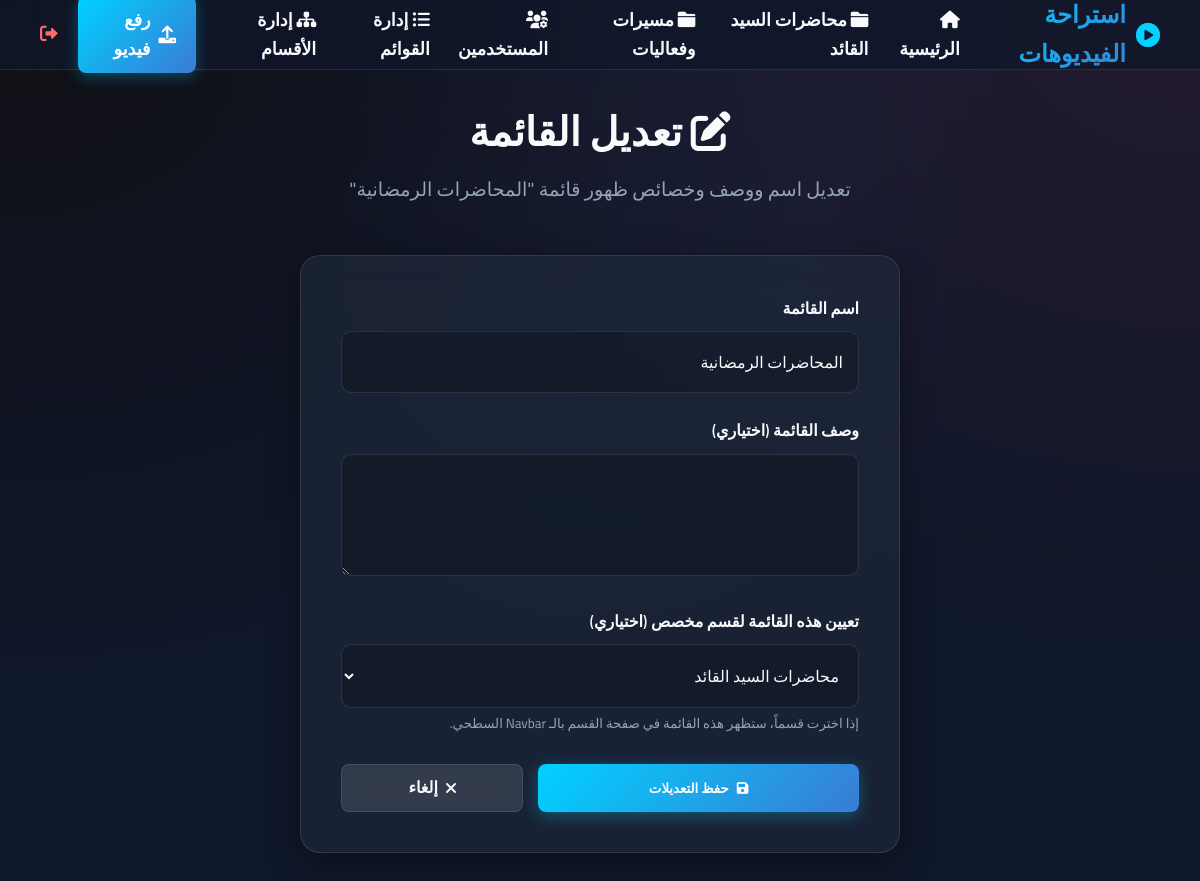
The app's page /edit_playlist/2 (signed in) with its own data.
### models.py (models this page shows, shortened)
class CustomPage(db.Model):
    id = db.Column(db.Integer, primary_key=True)
    name = db.Column(db.String(100), nullable=False)
    slug = db.Column(db.String(100), nullable=False, unique=True)
    description = db.Column(db.Text, nullable=True)
    created_at = db.Column(db.DateTime, default=datetime.utcnow)
    playlists = db.relationship('Playlist', backref='custom_page', lazy=True)

class Playlist(db.Model):
    id = db.Column(db.Integer, primary_key=True)
    name = db.Column(db.String(100), nullable=False)
    description = db.Column(db.Text, nullable=True)
    show_in_lectures = db.Column(db.Boolean, default=False)
    created_at = db.Column(db.DateTime, default=datetime.utcnow)
    page_id = db.Column(db.Integer, db.ForeignKey('custom_page.id'), nullable=True)
    videos = db.relationship('Video', secondary=playlist_video, lazy='subquery',
        backref=db.backref('playlists', lazy=True))

### app.py (the view, shortened to what this page needs)
@app.route('/edit_playlist/<int:playlist_id>', methods=['GET', 'POST'])
@admin_required
def edit_playlist(playlist_id):
    playlist = Playlist.query.get_or_404(playlist_id)
    pages = CustomPage.query.all()
    return render_template('edit_playlist.html', playlist=playlist, pages=pages)

### app.py (called while the page is built)
def admin_required(f):
    @wraps(f)
    def decorated_function(*args, **kwargs):
        if not session.get('is_admin'):
            flash('يجب تسجيل الدخول كمسؤول للوصول إلى هذه الصفحة.', 'error')
            return redirect(url_for('login'))
        return f(*args, **kwargs)
    return decorated_function

@app.context_processor
def inject_globals():
    try:
        pages = CustomPage.query.order_by(CustomPage.created_at.asc()).all()
        return dict(custom_pages=pages, is_admin=session.get('is_admin', False))
    except:
        return dict(custom_pages=[], is_admin=False)

### templates/edit_playlist.html (shortened to what this page needs)
{% extends "layout.html" %}
{% block content %}
<div class="search-section">
    <h1 class="page-title"><i class="fas fa-edit"></i> تعديل القائمة</h1>
    <p class="page-subtitle">تعديل اسم ووصف وخصائص ظهور قائمة "{{ playlist.name }}"</p>
</div>
<div class="upload-container" style="margin-bottom: 50px;">
    <div class="upload-card">
        <form action="{{ url_for('edit_playlist', playlist_id=playlist.id) }}" method="POST">
            <div class="form-group">
                <label for="name">اسم القائمة</label>
                <input type="text" class="form-control" id="name" name="name" value="{{ playlist.name }}" required>
            </div>
            <div class="form-group">
                <label for="description">وصف القائمة (اختياري)</label>
                <textarea class="form-control" id="description" name="description" rows="3">{{ playlist.description }}</textarea>
            </div>
            <div class="form-group" style="margin-top: 15px;">
                <label for="page_id">تعيين هذه القائمة لقسم مخصص (اختياري)</label>
                <select name="page_id" id="page_id" class="form-control">
                    {% for p in pages %}
                    <option value="{{ p.id }}" {% if playlist.page_id == p.id %}selected{% endif %}>{{ p.name }}</option>
                    {% endfor %}
                </select>
                <small style="color: var(--text-muted); display: block; margin-top: 5px;">إذا اخترت قسماً، ستظهر هذه القائمة في صفحة القسم بالـ Navbar السطحي.</small>
            </div>
            <div style="display: flex; gap: 15px; margin-top: 30px;">
                <button type="submit" class="btn-primary" style="flex: 2;"><i class="fas fa-save"></i> حفظ التعديلات</button>
                <a href="{{ url_for('view_playlist', playlist_id=playlist.id) }}" class="btn-secondary" style="flex: 1; text-align: center;"><i class="fas fa-times"></i> إلغاء</a>
            </div>
        </form>
    </div>
</div>
{% endblock %}

### templates/layout.html (shortened to what this page needs)
<!DOCTYPE html>
<html lang="ar" dir="rtl">
<head>
    <link rel="stylesheet" href="{{ url_for('static', filename='css/style.css') }}">
    <link href="https://cdnjs.cloudflare.com/ajax/libs/font-awesome/6.0.0/css/all.min.css" rel="stylesheet">
</head>
<body>
    <nav class="navbar">
        <div class="nav-container">
            <a href="{{ url_for('index') }}" class="logo">
                <i class="fas fa-play-circle"></i> استراحة الفيديوهات
            </a>
            <div class="nav-links">
                <a href="{{ url_for('index') }}" class="nav-link"><i class="fas fa-home"></i> الرئيسية</a>
                {% for page in custom_pages %}
                <a href="{{ url_for('view_page', slug=page.slug) }}" class="nav-link"><i class="fas fa-folder"></i> {{ page.name }}</a>
                {% endfor %}
                {% if is_admin %}
                <a href="{{ url_for('manage_users') }}" class="nav-link"><i class="fas fa-users-cog"></i> المستخدمين</a>
                <a href="{{ url_for('manage_playlists') }}" class="nav-link"><i class="fas fa-list-ul"></i> إدارة القوائم</a>
                <a href="{{ url_for('manage_pages') }}" class="nav-link"><i class="fas fa-sitemap"></i> إدارة الأقسام</a>
                <a href="{{ url_for('upload_video') }}" class="nav-link btn-primary"><i class="fas fa-upload"></i> رفع فيديو</a>
                <a href="{{ url_for('logout') }}" class="nav-link" style="color: #ff6b6b;" title="تسجيل الخروج"><i class="fas fa-sign-out-alt"></i></a>
                {% else %}
                <a href="{{ url_for('login') }}" class="nav-link" title="دخول الإدارة"><i class="fas fa-user-shield"></i></a>
                {% endif %}
            </div>
        </div>
    </nav>
    <div class="container main-content">
        {% block content %}{% endblock %}
    </div>
</body>
</html>

### static/css/style.css (style rules this page uses)
:root { --primary-color: #00d2ff; --secondary-color: #3a7bd5; --dark-bg: #0f172a; --card-bg: rgba(30, 41, 59, 0.7); --text-main: #f8fafc; --text-muted: #94a3b8; --glass-border: rgba(255, 255, 255, 0.1); --glass-shadow: 0 8px 32px 0 rgba(0, 0, 0, 0.37); --danger: #ef4444; --success: #22c55e; }
* { margin: 0; padding: 0; box-sizing: border-box; font-family: 'Cairo', sans-serif; }
body { background-color: var(--dark-bg); background-image: radial-gradient(at 0% 0%, hsla(253, 16%, 7%, 1) 0, transparent 50%), radial-gradient(at 50% 0%, hsla(225, 39%, 30%, 0.2) 0, transparent 50%), radial-gradient(at 100% 0%, hsla(339, 49%, 30%, 0.2) 0, transparent 50%); background-size: cover; background-attachment: fixed; color: var(--text-main); min-height: 100vh; line-height: 1.6; }
h1, h2, h3, h4 { color: var(--text-main); font-weight: 700; }
a { text-decoration: none; color: inherit; transition: all 0.3s ease; }
.container { max-width: 1600px; margin: 0 auto; padding: 0 40px; }
.main-content { padding-top: 100px; padding-bottom: 50px; }
.btn-primary, .btn-secondary, .btn-icon { display: inline-flex; align-items: center; justify-content: center; gap: 8px; padding: 10px 20px; border-radius: 8px; font-weight: 600; cursor: pointer; border: none; transition: all 0.3s ease; }
.btn-primary { background: linear-gradient(135deg, var(--primary-color), var(--secondary-color)); color: white; box-shadow: 0 4px 15px rgba(0, 210, 255, 0.3); }
.btn-secondary { background: rgba(255, 255, 255, 0.1); backdrop-filter: blur(10px); border: 1px solid var(--glass-border); color: var(--text-main); }
.navbar { position: fixed; top: 0; left: 0; right: 0; height: 70px; background: rgba(15, 23, 42, 0.8); backdrop-filter: blur(15px); border-bottom: 1px solid var(--glass-border); z-index: 1000; }
.nav-container { max-width: 1600px; margin: 0 auto; padding: 0 40px; height: 100%; display: flex; justify-content: space-between; align-items: center; }
.logo { font-size: 1.5rem; font-weight: 700; display: flex; align-items: center; gap: 10px; background: linear-gradient(135deg, var(--primary-color), var(--secondary-color)); -webkit-background-clip: text; -webkit-text-fill-color: transparent; }
.logo i { -webkit-text-fill-color: var(--primary-color); }
.nav-links { display: flex; gap: 20px; align-items: center; }
.nav-link { font-weight: 600; font-size: 1.1rem; }
.search-section { text-align: center; margin-bottom: 50px; }
.page-title { font-size: 2.5rem; margin-bottom: 10px; }
.page-subtitle { color: var(--text-muted); font-size: 1.2rem; margin-bottom: 30px; }
.upload-container { max-width: 600px; margin: 0 auto; }
.upload-card { background: var(--card-bg); border-radius: 20px; padding: 40px; border: 1px solid var(--glass-border); backdrop-filter: blur(15px); box-shadow: var(--glass-shadow); }
.form-group { margin-bottom: 25px; }
.form-group label { display: block; margin-bottom: 10px; font-weight: 600; color: var(--text-main); }
.form-control { width: 100%; padding: 15px; background: rgba(0, 0, 0, 0.2); border: 1px solid var(--glass-border); border-radius: 10px; color: var(--text-main); font-size: 1rem; transition: border-color 0.3s; }

### records on screen
CustomPage: name "محاضرات السيد القائد"
CustomPage: name "مسيرات وفعاليات"
Playlist: name "المحاضرات الرمضانية", page_id "محاضرات السيد القائد"
